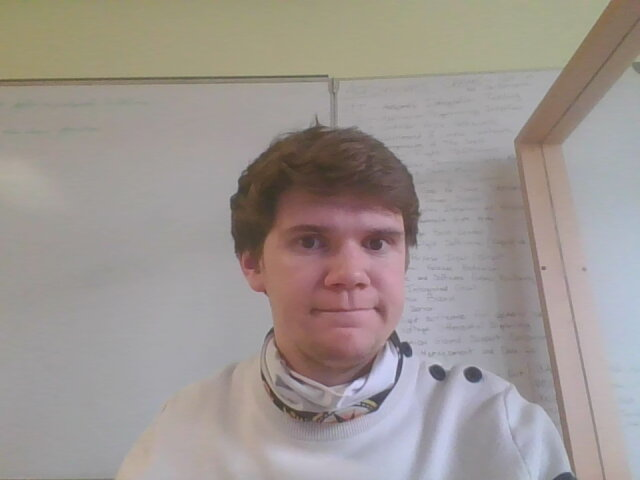
#> input picture ongoing_work/2025-01-22-121530.jpg, 640 x 480 px
$ python OpenFaceDomo.py
#> lines starting #> are read from the running program, lines starting #| are printed output that depends on the picture; after the words box and inside, x2 and y2 are one past the last pixel; in counts of white or black regions, pixels touching at a corner belong together
# -*- coding: utf-8 -*-

# Gaze data analyser for OpenFace csv output

import time
import numpy as np
import pandas as pd
import os
import cv2
from Commandes import Commande
import subprocess as sp
import multiprocessing as mp


### VARIABLES GLOBALES ###
height_cam = 480
width_cam = 640
screen_width, screen_height = 1920, 1200
right_counter = 0
left_counter = 0
up_counter = 0
down_counter = 0
retour_etat_droite = 0
retour_etat_gauche = 0
retour_etat_haut = 0
retour_etat_bas = 0
noir = (0, 0, 0)
blanc = (255, 255, 255)
vert = (0, 255, 0)
jaune = (255, 255, 0)
gris = (128, 128, 128)
EpaisseurTexte = 2
Police = cv2.FONT_HERSHEY_SIMPLEX
TaillePolice = 1
frame_counter = 0
delay = 10


def Basic_Window_Displayer(height, width, title, text, text_color=(128,128,128), wait_time=0, mode="center"):

    # Create a black image
#> called with height = 1200, width = 1920, title = 'Test', text = 'Regardez la croix qui va apparaitre', text_color = (255, 255, 255), wait_time = 3000, mode = 'center'
    frame = np.zeros((height, width, 3), dtype=np.uint8)

    # Define the text and its properties
    text = text
    font = cv2.FONT_HERSHEY_SIMPLEX
    font_scale = 1
    text_color = text_color
    thickness = 2
    text_size = cv2.getTextSize(text, font, font_scale, thickness)[0]

    if mode == "center":
        text_x = (frame.shape[1] - text_size[0]) // 2
        text_y = (frame.shape[0] + text_size[1]) // 2

    # Put the text on the image
    cv2.putText(frame, text, (text_x, text_y), font, font_scale, text_color, thickness)

    # Create a window and display the image
    cv2.namedWindow(title, cv2.WINDOW_NORMAL)
    cv2.setWindowProperty(title, cv2.WND_PROP_FULLSCREEN, cv2.WINDOW_FULLSCREEN)  # passe en plein ecran
    cv2.imshow(title, frame)
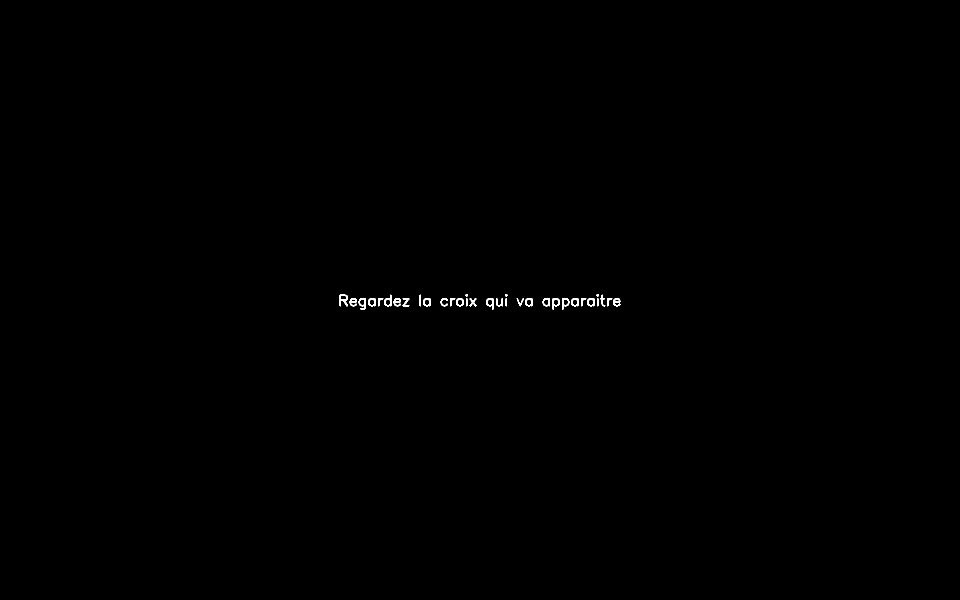
#> window 'Test': shape (1200, 1920, 3) (shown at 1/2 size); 0.16% white; 33 white regions, largest, box (x1, y1, x2, y2) and area: (679, 589, 696, 613) 201, (717, 596, 732, 620) 178, (768, 589, 783, 613) 159

    cv2.waitKey(wait_time)

    cv2.destroyAllWindows()


def GazeIsRight(data, threshold):

    if data["gaze_angle_x"].values[0] < -threshold:
        return True
    else:
        return False

def GazeIsLeft(data, threshold):

    if data["gaze_angle_x"].values[0] > threshold:
        return True
    else:
        return False

def GazeIsUp(data, threshold):

    if data["gaze_angle_y"].values[0] < -threshold:
        return True
    else:
        return False

def GazeIsDown(data, threshold):

    if data["gaze_angle_y"].values[0] > threshold:
        return True
    else:
        return False


if __name__ == "__main__":

    Basic_Window_Displayer(screen_height, screen_width, "Test", "Regardez la croix qui va apparaitre", blanc, 3000, "center")

    OpenFace = sp.Popen(['bash', './OpenFace_runner.sh'])

    Basic_Window_Displayer(screen_height, screen_width, "Test", "+", blanc, 10000, "center")
#> call 2 of Basic_Window_Displayer, with height = 1200, width = 1920, title = 'Test', text = '+', text_color = (255, 255, 255), wait_time = 10000, mode = 'center'
#> in Basic_Window_Displayer (call 2), `cv2.imshow(title, frame)`:
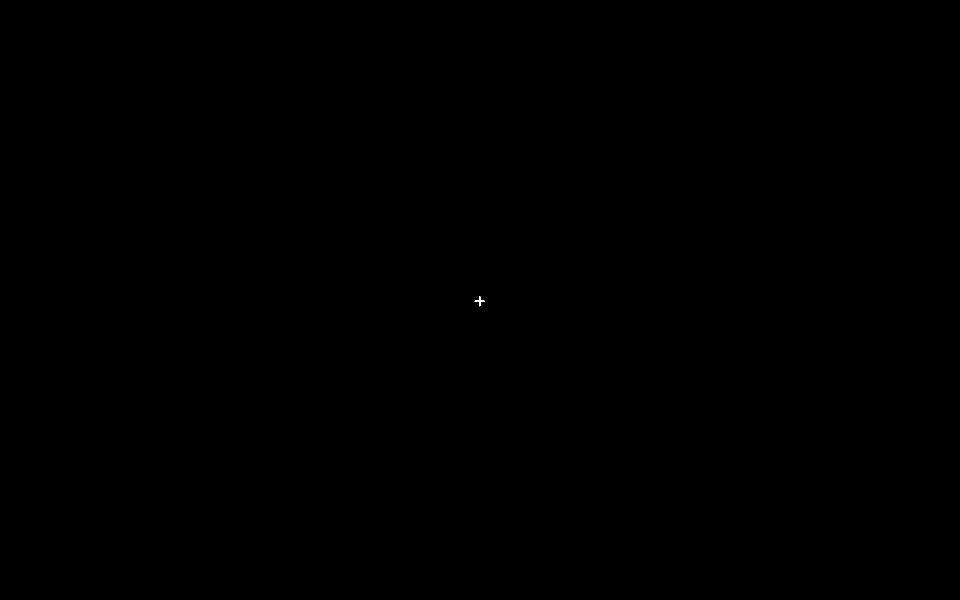
#> window 'Test': shape (1200, 1920, 3) (shown at 1/2 size); 0% white; 1 white region, box (x1, y1, x2, y2) and area: (949, 592, 970, 613) 109

    calibration_data = pd.read_csv("./Data_OpenFace/Test.csv")
#> (reads ongoing_work/Data_OpenFace/Test.csv from the repository)
    calibration_data = calibration_data[['gaze_angle_x', 'gaze_angle_y',]]
    calibration_data = calibration_data.mean()

    Basic_Window_Displayer(screen_height, screen_width, "Test", "Calibration terminee", blanc, 3000, "center")
#> call 3 of Basic_Window_Displayer, with height = 1200, width = 1920, title = 'Test', text = 'Calibration terminee', text_color = (255, 255, 255), wait_time = 3000, mode = 'center'
#> in Basic_Window_Displayer (call 3), `cv2.imshow(title, frame)`:
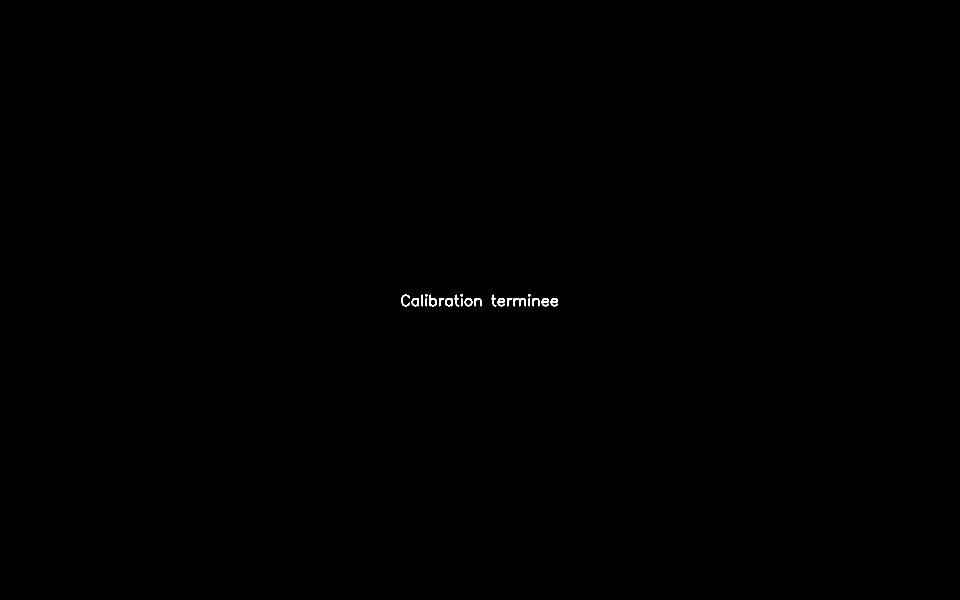
#> window 'Test': shape (1200, 1920, 3) (shown at 1/2 size); 0.09% white; 22 white regions, largest, box (x1, y1, x2, y2) and area: (1027, 596, 1052, 613) 187, (859, 589, 874, 613) 159, (802, 589, 820, 613) 150

    while True:

        frame_counter += 1

        data = pd.read_csv("./Data_OpenFace/Test.csv")
        gaze_data = data[['gaze_angle_x', 'gaze_angle_y']]
        gaze_data = gaze_data.tail(1)
        gaze_data = gaze_data - np.asarray([calibration_data['gaze_angle_x'], calibration_data['gaze_angle_y']])

        if GazeIsRight(gaze_data, 0.06):
            right_counter += 1
            if right_counter >= delay:
                right_counter = 0
                if retour_etat_droite == 0:
                    retour_etat_droite = 1
                else :
                    retour_etat_droite = 0

        if GazeIsLeft(gaze_data, 0.06):
            left_counter += 1
            if left_counter >= delay:
                left_counter = 0
                if retour_etat_gauche == 0:
                    retour_etat_gauche = 1
                else :
                    retour_etat_gauche = 0

        if GazeIsUp(gaze_data, 0.1):
            up_counter += 1
            if up_counter >= delay:
                up_counter = 0
                if retour_etat_haut == 0:
                    retour_etat_haut = 1
                else :
                    retour_etat_haut = 0

        if GazeIsDown(gaze_data, 0.1):
            down_counter += 1
            if down_counter >= delay:
                down_counter = 0
                if retour_etat_bas == 0:
                    retour_etat_bas = 1
                else :
                    retour_etat_bas = 0


        if retour_etat_droite == 1:
            couleur_droite = vert
            couleur_texte_droite = jaune
        else:
            couleur_droite = noir
            couleur_texte_droite = gris

        if retour_etat_gauche == 1:
            couleur_gauche = vert
            couleur_texte_gauche = jaune
        else:
            couleur_gauche = noir
            couleur_texte_gauche = gris

        if retour_etat_haut == 1:
            couleur_haut = vert
            couleur_texte_haut = jaune
        else:
            couleur_haut = noir
            couleur_texte_haut = gris

        if retour_etat_bas == 1:
            couleur_bas = vert
            couleur_texte_bas = jaune
        else:
            couleur_bas = noir
            couleur_texte_bas = gris


        frame = cv2.imread("2025-01-22-121530.jpg")
#> frame is the input picture: shape (480, 640, 3); mean B, G, R 146.1, 150.1, 157.8
        frame_redimensionnee = cv2.resize(frame, (screen_width, screen_height))
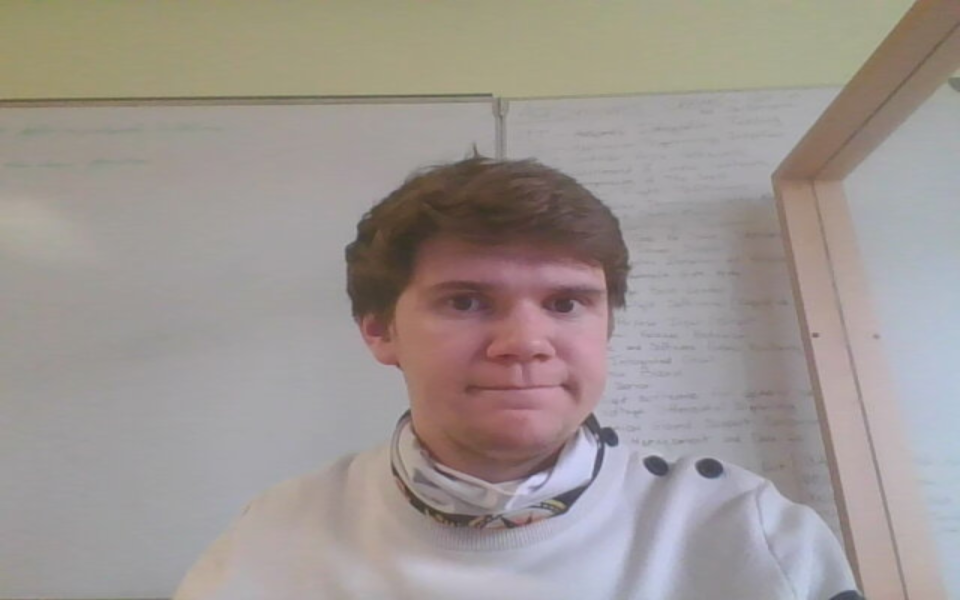
#> frame_redimensionnee: shape (1200, 1920, 3) (shown at 1/2 size); mean B, G, R 146, 150, 157.7
        # Create a window and display the image
        cv2.namedWindow("Chez Gerard", cv2.WINDOW_NORMAL)
        cv2.setWindowProperty("Chez Gerard", cv2.WND_PROP_FULLSCREEN, cv2.WINDOW_FULLSCREEN)  # passe en plein ecran
        cv2.imshow("Chez Gerard", frame_redimensionnee)

        ### Définir la place dispo pour les bandes
        WDispo = screen_width - width_cam
        LargeurBandes = int(WDispo/2)

        HDispo = screen_height - height_cam
        HauteurBandes = int(HDispo/2)

        ### Créer une image avec des bandes de couleur sur les côtés

        # Initialisation
        bordered_frame = np.zeros((screen_height, screen_width, 3), dtype=np.uint8)

        # Ajouter couleur commande envoyee a gauche
        bordered_frame[HauteurBandes:screen_height-HauteurBandes, :LargeurBandes] = couleur_gauche
        Texte = "LEFT"
        CouleurTexte = couleur_texte_gauche
        text_size = cv2.getTextSize(Texte, Police, TaillePolice, EpaisseurTexte)[0]
        Position = ((LargeurBandes-text_size[0])//2, (screen_height+text_size[1])//2)
        cv2.putText(bordered_frame, Texte, Position, Police, TaillePolice, CouleurTexte, EpaisseurTexte)

        # Ajouter couleur commande envoyee a droite
        bordered_frame[HauteurBandes:screen_height-HauteurBandes, -LargeurBandes:] = couleur_droite
        Texte = "RIGHT"
        CouleurTexte = couleur_texte_droite
        text_size = cv2.getTextSize(Texte, Police, TaillePolice, EpaisseurTexte)[0]
        Position = ((LargeurBandes-text_size[0])//2+LargeurBandes+width_cam, (screen_height+text_size[1])//2)
        cv2.putText(bordered_frame, Texte, Position, Police, TaillePolice, CouleurTexte, EpaisseurTexte)

        # Ajouter couleur commande envoyee en haut
        bordered_frame[:HauteurBandes, LargeurBandes:screen_width-LargeurBandes] = couleur_haut
        Texte = "UP"
        CouleurTexte = couleur_texte_haut
        text_size = cv2.getTextSize(Texte, Police, TaillePolice, EpaisseurTexte)[0]
        Position = ((screen_width-text_size[0])//2, (HauteurBandes+text_size[1])//2)
        cv2.putText(bordered_frame, Texte, Position, Police, TaillePolice, CouleurTexte, EpaisseurTexte)

        # Ajouter couleur commande envoyee en bas
        bordered_frame[-HauteurBandes:, LargeurBandes:screen_width-LargeurBandes] = couleur_bas
        Texte = "DOWN"
        CouleurTexte = couleur_texte_bas
        text_size = cv2.getTextSize(Texte, Police, TaillePolice, EpaisseurTexte)[0]
        Position = ((screen_width-text_size[0])//2, (HauteurBandes+text_size[1])//2+HauteurBandes+height_cam)
        cv2.putText(bordered_frame, Texte, Position, Police, TaillePolice, CouleurTexte, EpaisseurTexte)

        # Copier le flux vidéo au centre de l'image
        bordered_frame[HauteurBandes:HauteurBandes + height_cam, LargeurBandes:LargeurBandes + width_cam] = frame
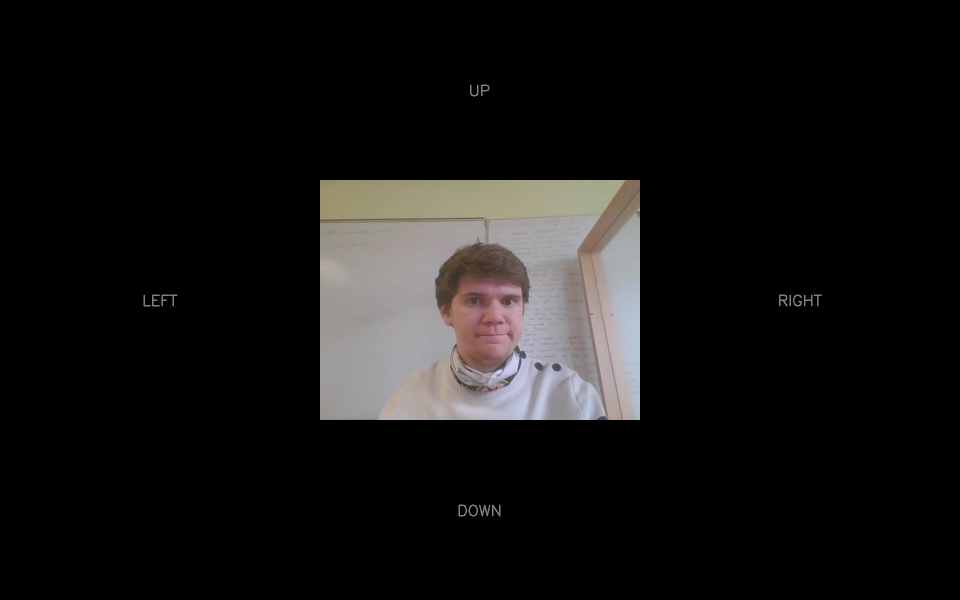
#> bordered_frame: shape (1200, 1920, 3) (shown at 1/2 size); mean B, G, R 19.6, 20.1, 21.2

        # Afficher l'image
        cv2.imshow("Chez Gerard", bordered_frame)

        ############## AFFICHAGE ####################

        # Quitter
        if cv2.waitKey(1) == 27:
#> (key Esc is pressed here)
            break

cv2.destroyAllWindows()
